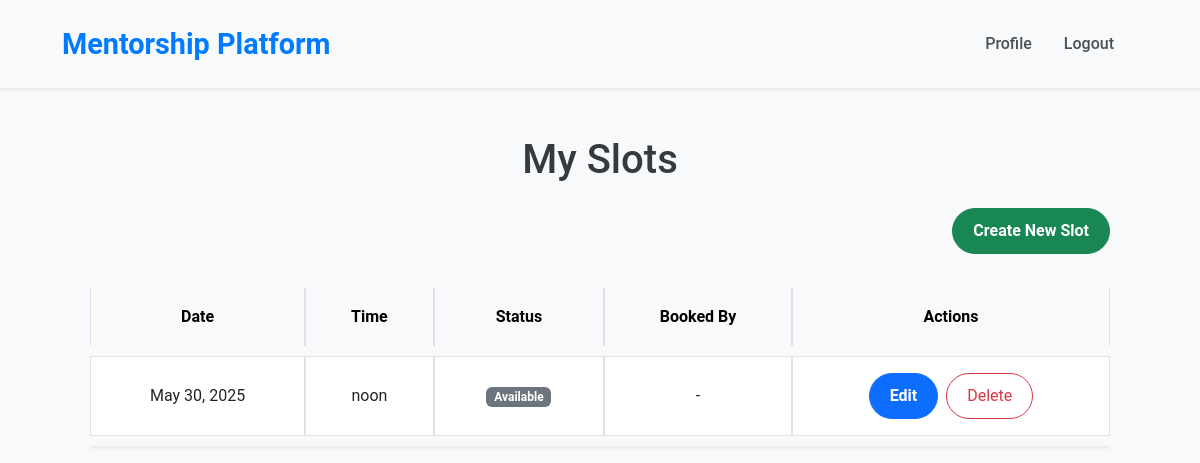
/dashboard/mentor-slots/ (signed in), run on an earlier commit of the app's database.
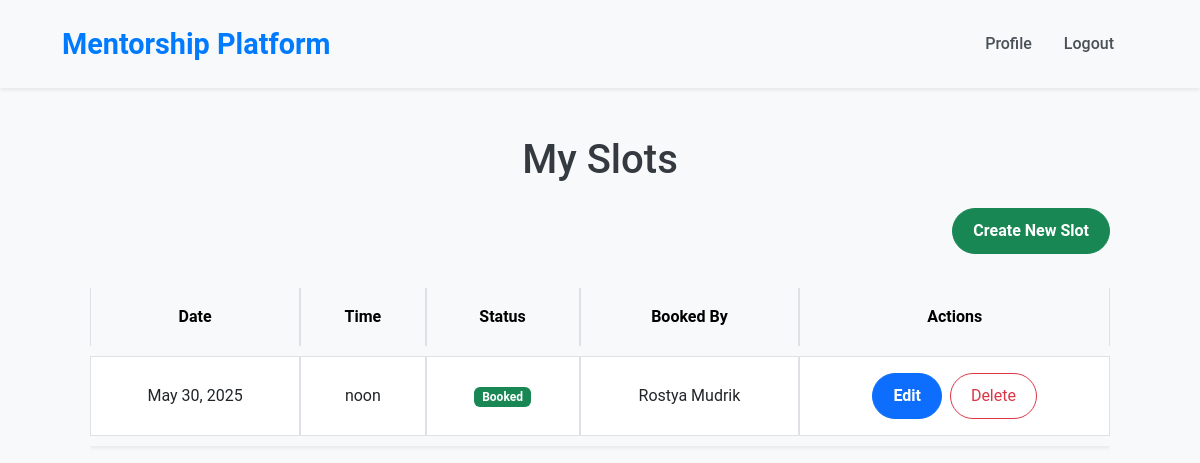
And on a later commit of the database.
### schedule/models.py (models this page shows, shortened)
class Slot(models.Model):
    mentor = models.ForeignKey(
        User,
        on_delete=models.CASCADE,
        limit_choices_to={'is_mentor': True},
        related_name='mentor_slots'
    )
    user = models.ForeignKey(User, on_delete=models.SET_NULL, null=True, blank=True, related_name='user_bookings')
    date = models.DateField()
    time = models.TimeField()
    is_booked = models.BooleanField(default=False)
    class Meta:
        unique_together = ('mentor', 'date', 'time')

### accounts/models.py (models this page shows, shortened)
class User(AbstractBaseUser, PermissionsMixin):
    username = models.CharField(
        max_length=30,
        unique=True,
        verbose_name="Username"
    )
    first_name = models.CharField(
        max_length=64,
        verbose_name="First Name"
    )
    last_name = models.CharField(
        max_length=64,
        verbose_name="Last Name"
    )
    email = models.EmailField(
        unique=True,
        verbose_name="Email Address"
    )
    is_email_verified = models.BooleanField(default=False)
    phone_number = models.CharField(
        unique=True,
        blank=True,
        null=True,
        verbose_name="Phone Number"
    )
    is_mentor = models.BooleanField(
        default=False,
        verbose_name="Is Mentor"
    )
    is_staff = models.BooleanField(
        default=False,
        verbose_name="Is Staff"
    )
    is_active = models.BooleanField(default=True)
    USERNAME_FIELD = 'username'
    REQUIRED_FIELDS = ['email']
    objects = CustomUserManager()
    def get_full_name(self):
        return f"{self.first_name} {self.last_name}"

### dashboard/views.py (the view)
# urls.py: path('mentor-slots/', views.MentorSlotsView.as_view(), name='mentor-slots'),
class MentorSlotsView(View):
    def get(self, request, *args, **kwargs):
        if not request.user.is_authenticated or not request.user.is_mentor:
            return render(request, '403.html', status=403)
        slots = Slot.objects.filter(mentor=request.user).order_by('date', 'time')
        return render(request, 'schedule/mentor-slots.html', {'slots': slots})

### schedule/templates/schedule/mentor-slots.html
{% extends 'base.html' %}
{% load static %}
{% block content %}
<div class="container mt-5">
    <h1 class="text-center mb-4">My Slots</h1>
    <div class="mb-4 text-end">
        <a href="{% url 'create-slot' %}" class="btn btn-success">Create New Slot</a>
    </div>
    {% if slots %}
        <div class="table-responsive">
            <table class="table table-bordered align-middle text-center shadow-sm" style="border-collapse: separate; border-spacing: 0 10px;">
                <thead class="table-light">
                    <tr style="border: 2px solid #dee2e6;">
                        <th class="px-4 py-3">Date</th>
                        <th class="px-4 py-3">Time</th>
                        <th class="px-4 py-3">Status</th>
                        <th class="px-4 py-3">Booked By</th>
                        <th class="px-4 py-3">Actions</th>
                    </tr>
                </thead>
                <tbody>
                    {% for slot in slots %}
                        <tr style="border: 2px solid #dee2e6; background-color: #fff;">
                            <td class="px-4 py-3 border">{{ slot.date }}</td>
                            <td class="px-4 py-3 border">{{ slot.time }}</td>
                            <td class="px-4 py-3 border">
                                {% if slot.is_booked %}
                                    <span class="badge bg-success">Booked</span>
                                {% else %}
                                    <span class="badge bg-secondary">Available</span>
                                {% endif %}
                            </td>
                            <td class="px-4 py-3 border">
                                {% if slot.is_booked %}
                                    {{ slot.user.get_full_name }}
                                {% else %}
                                    -
                                {% endif %}
                            </td>
                            <td class="px-4 py-3 border">
                                <a href="{% url 'update-slot' slot.id %}" class="btn btn-sm btn-primary me-1">Edit</a>
                                <a href="{% url 'delete-slot' slot.id %}" class="btn btn-sm text-danger border-danger"
                                   onclick="return confirm('Are you sure you want to delete this slot?');">
                                    Delete
                                </a>
                            </td>
                        </tr>
                    {% endfor %}
                </tbody>
            </table>
        </div>
    {% else %}
        <p class="text-center">You haven't created any slots yet.</p>
    {% endif %}
</div>
{% endblock %}

What changed in the data, as far as the page shows it:
changed Slot "noon": user.get_full_name (not shown) → "Rostya Mudrik"; is_booked "Available -" → "Booked"
